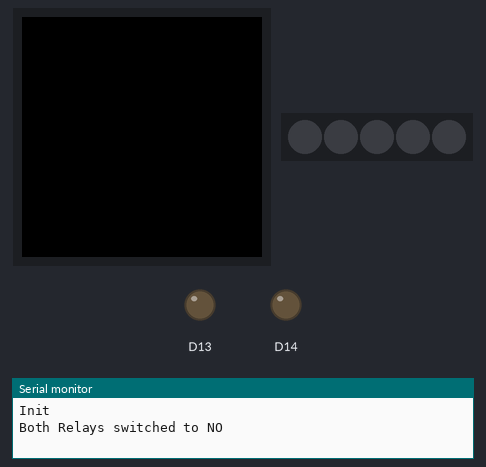
Bench run of a sketch on a simulated Arduino MKR. Shown: 240×240 colour display, 5 RGB LEDs in strip order, left to right, output pins drawn as LEDs (lit = HIGH), the last lines printed to the serial monitor.

Above: at 1.4 s.
At 3.9 s:
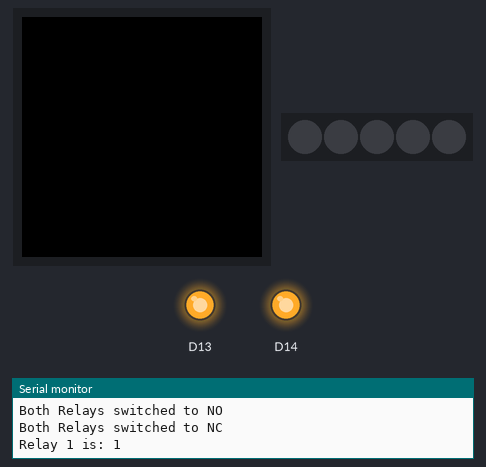
Timing chart, 0 to 6.7 s (numbered marks = the images above):
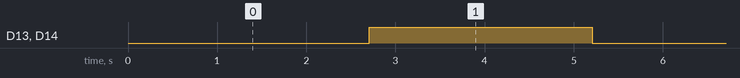

Measured:
- by itself, D13, D14: alternates HIGH for 2.5 s and LOW for 2.5 s

The sketch:

Relays_blink.ino
```cpp
#include <Arduino_MKRIoTCarrier.h>

MKRIoTCarrier carrier;

void setup() {

  Serial.begin(9600);
  Serial.println("Init");
  carrier.noCase();
  carrier.begin();
}

void loop() {
  //Switch to NO
  carrier.Relay1.open();
  carrier.Relay2.open();
  Serial.println("Both Relays switched to NO");
  delay(2500);


  //Switch to NC
  carrier.Relay1.close();
  carrier.Relay2.close();
  Serial.println("Both Relays switched to NC");

  //Get status
  Serial.print("Relay 1 is: ");
  Serial.println(carrier.Relay1.getStatus());
  delay(2500);
}
```
